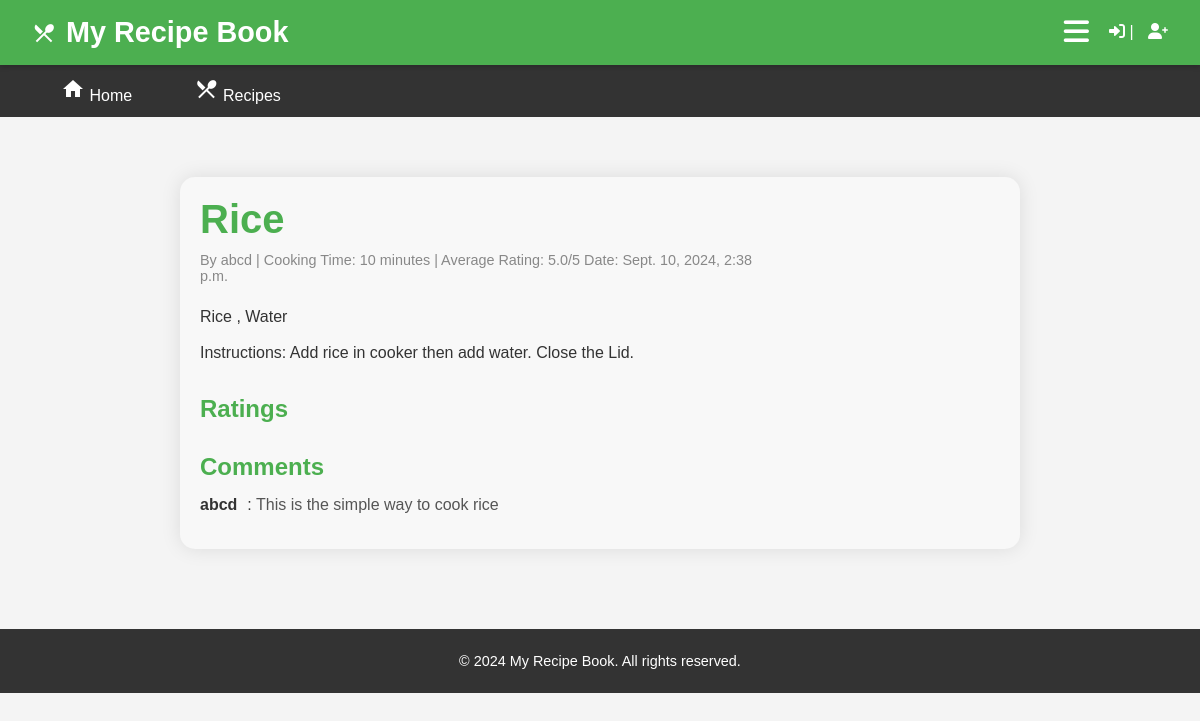
Screenshot of /recipes/5/ with the database file from the repository.
### app/models.py (models this page shows, shortened)
class Recipe(models.Model):
    title = models.CharField(max_length=255)
    author = models.ForeignKey(User, on_delete=models.CASCADE)
    ingredients = models.TextField()
    instructions = models.TextField()
    cooking_time = models.PositiveIntegerField(help_text="Cooking time in minutes")
    created_at = models.DateTimeField(auto_now_add=True)
    updated_at = models.DateTimeField(auto_now=True)

class Comment(models.Model):
    recipe = models.ForeignKey(Recipe, on_delete=models.CASCADE, related_name='comments')
    user = models.ForeignKey(User, on_delete=models.CASCADE)
    text = models.TextField()
    created_at = models.DateTimeField(auto_now_add=True)

### app/views.py (the view)
# urls.py: path('recipes/<int:recipe_id>/', recipe_detail, name='recipe_detail'),
def recipe_detail(request, recipe_id):
    recipe = get_object_or_404(Recipe, pk=recipe_id)
    comments = Comment.objects.filter(recipe=recipe)
    ratings = Rating.objects.filter(recipe=recipe)
    average_rating = calculate_average_rating(ratings)
    comment_form = CommentForm()
    rating_form = RatingForm()
    return render(request, 'recipe_book/recipe_detail.html', {
        'recipe': recipe,
        'comments': comments,
        'ratings': ratings,
        'average_rating': average_rating,
        'comment_form': comment_form,
        'rating_form': rating_form,
    })

### app/views.py (called while the page is built)
def calculate_average_rating(ratings):
    if ratings:
        total_ratings = sum([rating.value for rating in ratings])
        average_rating = total_ratings / len(ratings)
        return round(average_rating, 1)
    return 0

### app/templates/recipe_book/recipe_detail.html (shortened to what this page needs)
{% extends 'base.html' %}
{% block content %}
<head>
  <link rel="stylesheet" href="https://cdnjs.cloudflare.com/ajax/libs/font-awesome/6.0.0/css/all.min.css">
</head>
  <div class="recipe-detail-container">
    <div class="recipe-detail-content">
      <h2>{{ recipe.title }}</h2>
      <p class="recipe-meta">
        <span>By {{ recipe.author.username }}</span> |
        <span>Cooking Time: {{ recipe.cooking_time }} minutes</span> |
        <span>Average Rating: {{ average_rating }}/5</span>
        <span>Date: {{ recipe.created_at }}</span>
      </p>
      <p class="recipe-ingredients">{{ recipe.ingredients }}</p>
      <p class="recipe-instructions">Instructions: {{ recipe.instructions }}</p>
      {% if ratings %}
        <div class="ratings-section">
          <h3>Ratings</h3>
        </div>
      {% endif %}
      {% if comments %}
        <div class="comments-section">
          <h3>Comments</h3>
          <ul>
            {% for comment in comments %}
              <li>
                <span class="user-name">{{ comment.user.username }}</span>:
                <span class="comment-text">{{ comment.text }}</span>
              </li>
            {% endfor %}
          </ul>
        </div>
      {% endif %}
    </div>
  </div>
{% endblock %}

### app/static/css/styles.css (style rules this page uses)
body, h1, h2, h3, p, ul, li { margin: 0; padding: 0; }
body { font-family: 'Arial', sans-serif; background: #f8f8f8; color: #333; }

### app/templates/recipe_book/recipe_detail.html (style rules this page uses)
.recipe-detail-container { max-width: 800px; margin: 20px auto; padding: 20px; border-radius: 15px; background-color: #f8f8f8; box-shadow: 0 0 20px rgba(0, 0, 0, 0.1); overflow: hidden; color: #333; }
.recipe-detail-content { width: 70%; float: left; }
h2 { color: #4CAF50; font-size: 2.5em; margin-bottom: 10px; }
.recipe-meta { color: #888; font-size: 0.9em; margin-bottom: 20px; }
.recipe-ingredients, .recipe-instructions { line-height: 1.6; margin: 10px 0; }
.ratings-section, .comments-section { margin-top: 30px; }
.ratings-section h3, .comments-section h3 { color: #4CAF50; font-size: 1.5em; margin-bottom: 15px; }
.ratings-section ul, .comments-section ul { list-style: none; padding: 0; margin: 0; }
.ratings-section li, .comments-section li { margin-bottom: 15px; }
.user-name { color: #333; font-weight: bold; margin-right: 10px; }
.comment-text { color: #555; }

### rows the page displays
Recipe: title "Rice", author.username "abcd", cooking_time "10", created_at "Sept. 10, 2024, 2:38 p.m.", ingredients "Rice , Water", instructions "Add rice in cooker then add water. Close the Lid."
Comment: user.username "abcd", text "This is the simple way to cook rice"

### other values shown
{{ average_rating }} "5.0"
